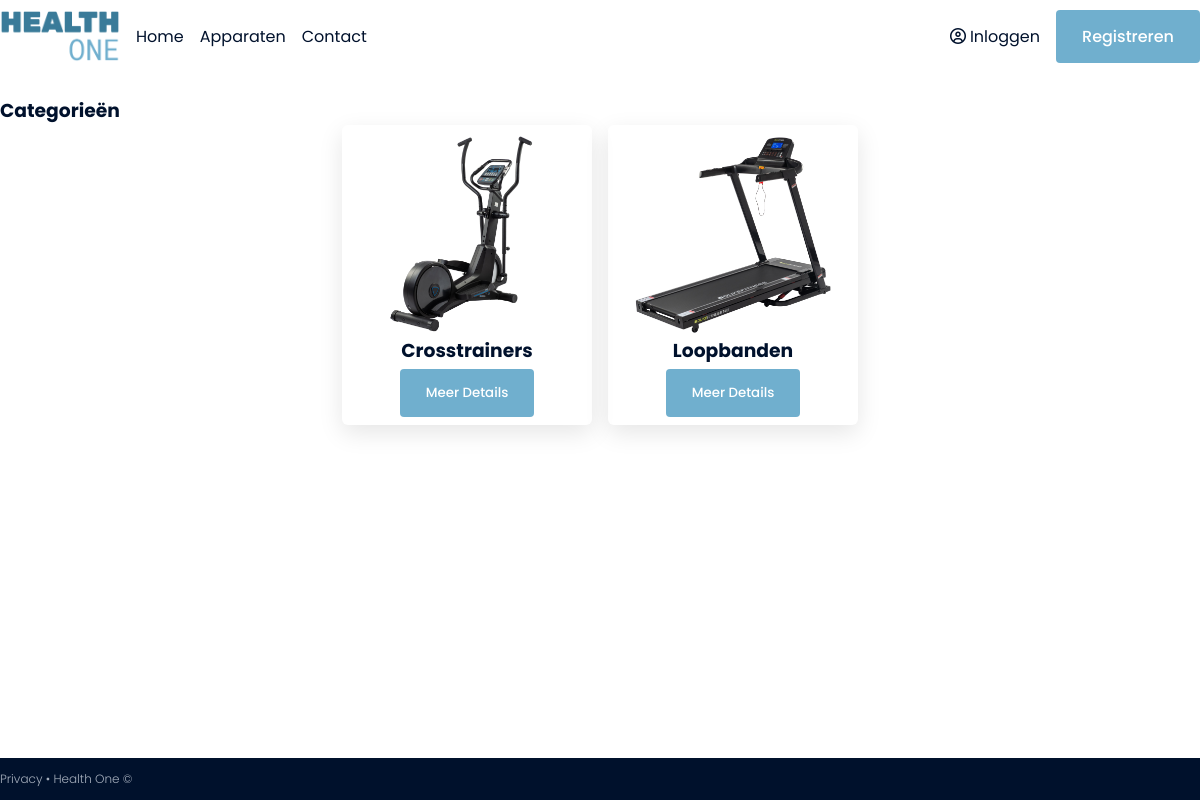
/categories.php, run on the app's committed database.
### tables this page shows
CREATE TABLE `categories` (
  `id` int(11) NOT NULL,
  `name` varchar(255) NOT NULL,
  `img` varchar(255) NOT NULL
);

### categories.php (the view, shortened to what this page needs)
<html>
    <head>
        <link rel="stylesheet" type="text/css" href="./css/style.css">
    </head>
    <body>
        <?php
            include_once('./components/Nav.php');
            include_once('./dbConnection.php');
            $category = $db->prepare("SELECT * FROM categories");
            $category->execute();
            $result = $category->fetchAll(PDO::FETCH_ASSOC);
        ?>
        <div class="categories">
            <div class="container">
                <div class="row">
                    <h3 class="categories__title">Categorieën</h3>
                    <div class="categories__wrapper">
                        <?php
                            foreach($result as &$data) {
                                echo "
                                <div class='category'>
                                    <figure class='category__image'>
                                        <img src='./assets/img/" . $data['img'] ."' alt='' class='category__image--img'>
                                    </figure>
                                    <div class='category__description'>
                                        <h3 class='category__description--title'>" . $data['name'] . "</h3>
                                        <a href='apparaten.php?id=" . $data['id'] . "'><button class='btn'>Meer Details</button></a>
                                    </div>
                                </div>";
                            }
                        ?>
                    </div>
                </div>
            </div>
        </div>
        <?php
            include_once('./components/Footer.php');
        ?>
    </body>
</html>

### components/Nav.php
<nav>
    <div class="container">
        <div class="row">
            <div class="nav__wrapper">
                <div class="nav__wrapper--left">
                    <figure class="nav__img--wrapper">
                        <a href="index.php"><img src="./assets/img/healthone-logo.png" class="nav__img" alt=""></a>
                    </figure>
                    <ul class="nav__link--list">
                        <li class="nav__link">
                            <a href="index.php" class="
                            nav__link--anchor
                            link__hover-effect
                            ">Home</a>
                        </li>
                        <li class="nav__link">
                            <a href="categories.php" class="
                            nav__link--anchor
                            link__hover-effect
                            ">Apparaten</a>
                        </li>
                        <li class="nav__link">
                            <a href="contact.php" class="
                            nav__link--anchor
                            link__hover-effect
                            ">Contact</a>
                        </li>
                    </ul>
                </div>
                <div class="nav__wrapper--right">
                    <a href="login.php" class="nav__button"><i class="far fa-user-circle"></i>Inloggen</a>
                    <a href="register.php" class="btn">Registreren</a>
                </div>
            </div>
        </div>
    </div>
</nav>

### components/Footer.php
<footer>
    <div class="container">
        <div class="row">
            <div class="footer__wrapper">
                <div class="footer__copyright">
                    <small class="footer__copyright--sub"><a href="/">Privacy</a> • <a href="/">Health One &copy;</a></small>
                </div>
            </div>
        </div>
    </div>
</footer>

### css/style.css (style rules this page uses)
* { font-family: "Poppins", sans-serif; padding: 0; margin: 0; box-sizing: border-box; color: #00112c; }
li { list-style-type: none; }
a { text-decoration: none; }
.far { margin-right: 4px; }
button { cursor: pointer; }
.btn { padding: 12px 24px; background-color: #70afce; border: 2px solid transparent; border-radius: 4px; color: white; font-weight: 500; transition: all 300ms ease; cursor: pointer; }
.row { width: 100%; max-width: 1200px; margin: 0 auto; }
nav { transition: all 300ms ease; }
.nav__wrapper { height: 72px; background-color: white; display: flex; justify-content: space-between; align-items: center; }
.nav__link--list { display: flex; gap: 16px; font-size: 16px; font-weight: 400; }
.nav__wrapper--left, .nav__wrapper--right { display: flex; align-items: center; height: 100%; gap: 16px; }
.nav__img--wrapper { width: 120px; }
.nav__img { width: 100%; cursor: pointer; }
.nav__button { cursor: pointer; color: #00112c; font-size: 16px; background-color: transparent; border: none; }
footer { background-color: #00112c; padding: 12px 0; position: absolute; bottom: 0; width: 100%; }
.footer__copyright { display: flex; }
.footer__copyright--sub a, .footer__copyright--sub { font-size: 12px; font-weight: 300; color: #a5afbd; }
.categories { margin: 24px 0; display: flex; flex-direction: column; justify-content: center; }
.categories__wrapper { display: flex; flex-wrap: wrap; gap: 16px; justify-content: center; }
.category__description { display: flex; flex-direction: column; justify-content: center; align-items: center; gap: 4px; }
.category { width: 250px; height: 300px; display: flex; flex-direction: column; justify-content: center; align-items: center; padding: 12px 24px; box-shadow: 0 .5rem 1.5rem rgba(0,0,0,.1); border-radius: 6px; }
.category__image--img { width: 100%; }

### data on the page
categories: img (picture), name "Crosstrainers"
categories: img (picture), name "Loopbanden"
